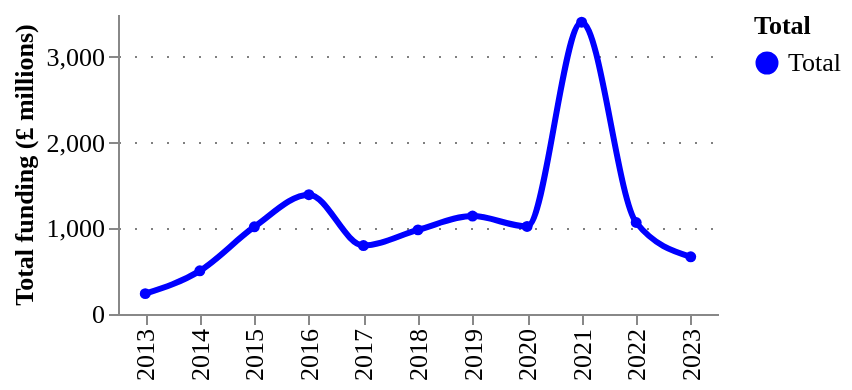

Notebook code for this chart:
### Code cell
fig = pu.ts_smooth(
    ts_amounts.assign(Total="Total").assign(amount = lambda df: df.amount/1000),
    ["Total"],
    variable= "amount",
    variable_title = "Total funding (£ millions)",
    category_column = "Total",
    width = 300,
    height = 150,
    legend_orient='right',
)
pu.configure_plots(fig)

### Figure 1 — Vega-Lite specification as saved in the notebook (floating-point values rounded to 4 significant figures)
{"config": {"title": {"font": "Averta", "anchor": "start"}, "subtitle": {"font": "Averta"}, "axis": {"labelFont": "Averta", "titleFont": "Averta", "gridColor": "grey", "gridDash": [1, 7], "labelFontSize": 13, "titleFontSize": 13}, "header": {"labelFont": "Averta", "titleFont": "Averta"}, "legend": {"labelFont": "Averta", "titleFont": "Averta", "labelFontSize": 13, "titleFontSize": 13}, "range": {"category": ["#0000FF", "#FDB633", "#18A48C", "#9A1BBE", "#EB003B", "#FF6E47", "#646363", "#0F294A", "#97D9E3", "#A59BEE", "#F6A4B7", "#D2C9C0", "#FFFFFF", "#000000"], "ordinal": {"scheme": ["#0000FF", "#FDB633", "#18A48C", "#9A1BBE", "#EB003B", "#FF6E47", "#646363", "#0F294A", "#97D9E3", "#A59BEE", "#F6A4B7", "#D2C9C0", "#FFFFFF", "#000000"]}}, "view": {"strokeWidth": 0}}, "data": {"name": "data-aea24f52f84b35ad29b8abbb327e87eb"}, "mark": {"type": "line", "interpolate": "monotone", "point": {"filled": true, "size": 30}, "size": 3, "strokeDash": [0]}, "encoding": {"color": {"field": "Total", "legend": {"orient": "right"}, "type": "nominal"}, "tooltip": [{"field": "year", "title": "Year", "type": "ordinal"}, {"field": "Total", "type": "nominal"}, {"field": "amount", "format": ".3f", "title": "Total funding (£ millions)", "type": "quantitative"}], "x": {"field": "year", "title": "", "type": "ordinal"}, "y": {"field": "amount", "title": "Total funding (£ millions)", "type": "quantitative"}}, "height": 150, "title": {"anchor": "start", "text": "", "fontSize": 14, "subtitle": "", "subtitleFont": "Averta", "subtitleFontSize": 13}, "width": 300, "$schema": "https://vega.github.io/schema/vega-lite/v4.17.0.json", "datasets": {"data-aea24f52f84b35ad29b8abbb327e87eb": [{"year": 2013, "amount": 237.7, "Total": "Total"}, {"year": 2014, "amount": 503.8, "Total": "Total"}, {"year": 2015, "amount": 1017.0, "Total": "Total"}, {"year": 2016, "amount": 1392.0, "Total": "Total"}, {"year": 2017, "amount": 799.1, "Total": "Total"}, {"year": 2018, "amount": 981.7, "Total": "Total"}, {"year": 2019, "amount": 1143.0, "Total": "Total"}, {"year": 2020, "amount": 1021.0, "Total": "Total"}, {"year": 2021, "amount": 3404.0, "Total": "Total"}, {"year": 2022, "amount": 1068.0, "Total": "Total"}, {"year": 2023, "amount": 667.7, "Total": "Total"}]}}
